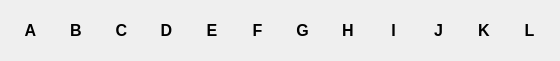
    <widget class="QGroupBox" name="vertical12x12">
     <property name="geometry">
      <rect>
       <x>70</x>
       <y>25</y>
       <width>560</width>
       <height>61</height>
      </rect>
     </property>
     <property name="styleSheet">
      <string notr="true">border:none
</string>
     </property>
     <property name="title">
      <string/>
     </property>
     <layout class="QHBoxLayout" name="horizontalLayout_4">
      <item>
       <widget class="QPushButton" name="one_8">
        <property name="font">
         <font>
          <pointsize>12</pointsize>
          <weight>75</weight>
          <bold>true</bold>
         </font>
        </property>
        <property name="styleSheet">
         <string notr="true">border:none</string>
        </property>
        <property name="text">
         <string>A</string>
        </property>
       </widget>
      </item>
      <item>
       <widget class="QPushButton" name="two_8">
        <property name="font">
         <font>
          <pointsize>12</pointsize>
          <weight>75</weight>
          <bold>true</bold>
         </font>
        </property>
        <property name="styleSheet">
         <string notr="true">border:none</string>
        </property>
        <property name="text">
         <string>B</string>
        </property>
       </widget>
      </item>
      <item>
       <widget class="QPushButton" name="three_8">
        <property name="font">
         <font>
          <pointsize>12</pointsize>
          <weight>75</weight>
          <bold>true</bold>
         </font>
        </property>
        <property name="styleSheet">
         <string notr="true">border:none</string>
        </property>
        <property name="text">
         <string>C</string>
        </property>
       </widget>
      </item>
      <item>
       <widget class="QPushButton" name="four_8">
        <property name="font">
         <font>
          <pointsize>12</pointsize>
          <weight>75</weight>
          <bold>true</bold>
         </font>
        </property>
        <property name="styleSheet">
         <string notr="true"/>
        </property>
        <property name="text">
         <string>D</string>
        </property>
       </widget>
      </item>
      <item>
       <widget class="QPushButton" name="five_8">
        <property name="font">
         <font>
          <pointsize>12</pointsize>
          <weight>75</weight>
          <bold>true</bold>
         </font>
        </property>
        <property name="styleSheet">
         <string notr="true"/>
        </property>
        <property name="text">
         <string>E</string>
        </property>
       </widget>
      </item>
      <item>
       <widget class="QPushButton" name="six_8">
        <property name="font">
         <font>
          <pointsize>12</pointsize>
          <weight>75</weight>
          <bold>true</bold>
         </font>
        </property>
        <property name="styleSheet">
         <string notr="true"/>
        </property>
        <property name="text">
         <string>F</string>
        </property>
       </widget>
      </item>
      <item>
       <widget class="QPushButton" name="pushButton_19">
        <property name="font">
         <font>
          <pointsize>12</pointsize>
          <weight>75</weight>
          <bold>true</bold>
         </font>
        </property>
        <property name="text">
         <string>G</string>
        </property>
       </widget>
      </item>
      <item>
       <widget class="QPushButton" name="pushButton_20">
        <property name="font">
         <font>
          <pointsize>12</pointsize>
          <weight>75</weight>
          <bold>true</bold>
         </font>
        </property>
        <property name="text">
         <string>H</string>
        </property>
       </widget>
      </item>
      <item>
       <widget class="QPushButton" name="pushButton_21">
        <property name="font">
         <font>
          <pointsize>12</pointsize>
          <weight>75</weight>
          <bold>true</bold>
         </font>
        </property>
        <property name="text">
         <string>I</string>
        </property>
       </widget>
      </item>
      <item>
       <widget class="QPushButton" name="pushButton_22">
        <property name="font">
         <font>
          <pointsize>12</pointsize>
          <weight>75</weight>
          <bold>true</bold>
         </font>
        </property>
        <property name="text">
         <string>J</string>
        </property>
       </widget>
      </item>
      <item>
       <widget class="QPushButton" name="pushButton_23">
        <property name="font">
         <font>
          <pointsize>12</pointsize>
          <weight>75</weight>
          <bold>true</bold>
         </font>
        </property>
        <property name="text">
         <string>K</string>
        </property>
       </widget>
      </item>
      <item>
       <widget class="QPushButton" name="pushButton_24">
        <property name="font">
         <font>
          <pointsize>12</pointsize>
          <weight>75</weight>
          <bold>true</bold>
         </font>
        </property>
        <property name="text">
         <string>L</string>
        </property>
       </widget>
      </item>
     </layout>
    </widget>
